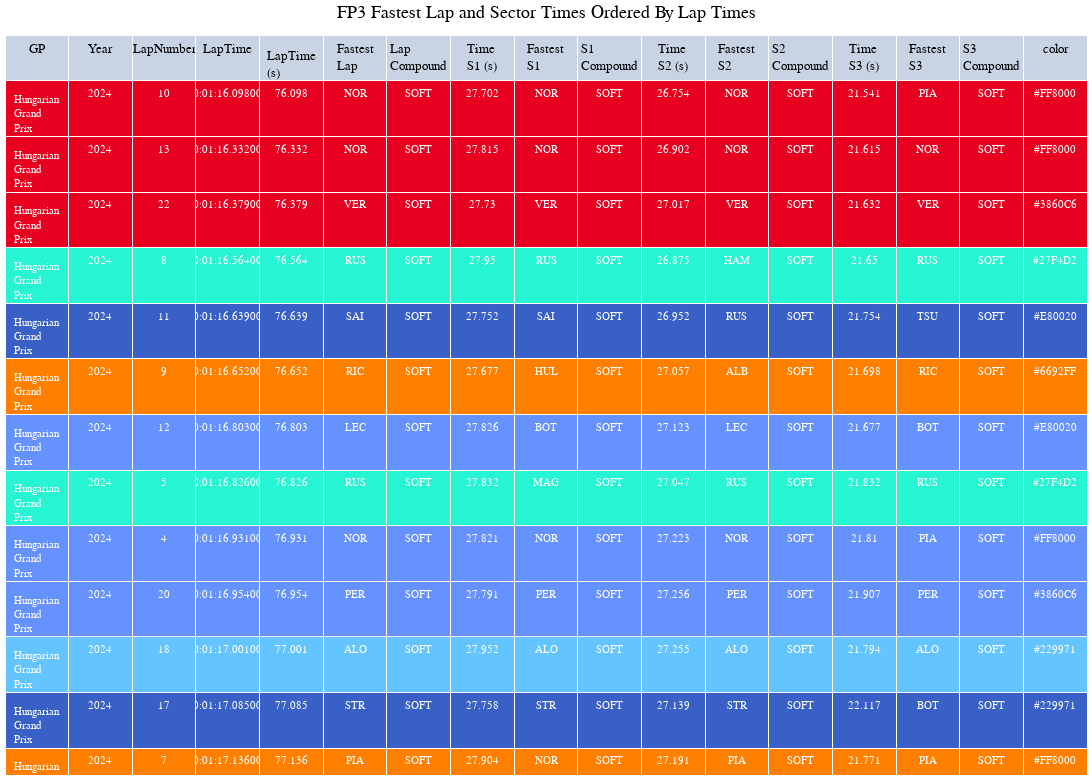

Here is the notebook cell this chart was saved with:
### Code cell
import plotly.graph_objects as go
# colors = n_colors('rgb(255, 200, 200)', 'rgb(200, 0, 0)', 9, colortype='rgb')

fig_fp3 = go.Figure(go.Table
 (header={"values": LapTime_fp3_ordered.columns},
  cells=dict(
    values=LapTime_fp3_ordered.T.values,
    fill_color=[LapTime_fp1_ordered.color],
    align='center', font=dict(color='white', size=11)
    ))
 )

# fig_fp3.update_layout(
#     updatemenus=[
#         {
#             "buttons": [
#                 {
#                     "label": c,
#                     "method": "update",
#                     "args": [
#                         {
#                             "cells": {
#                                 "values": LapTime_fp3_ordered.T.values
#                                 if c == "All"
#                                 else LapTime_fp3_ordered.loc[LapTime_fp3_ordered["LapNumber"].eq(c)].T.values
#                             }
#                         }
#                     ],
#                 }
#                 for c in ["All"] + LapTime_fp3_ordered["LapNumber"].unique().tolist()
#             ]
#         }
#     ]
# )
fig_fp3.update_layout(
    title="FP3 Fastest Lap and Sector Times Ordered By Lap Times",
        title_x=0.5,
    yaxis = dict(tickfont = dict(size=15)),
    xaxis = dict(tickfont = dict(size=15)),
    font=dict(
        family="PT Sans Narrow",
        size=13,
        color="Black"
    ),
    height=780,
    width=1200,
    title_font_family="PT Sans Narrow",
    margin=dict(l=5, r=5, t=35, b=5),
)

fig_fp3.show()

### Figure 1 — Plotly figure (JSON) as saved in the notebook; plotly's stock layout.template omitted (floating-point values rounded to 4 significant figures; data arrays with more than 128 entries replaced by an {"elided": "..."} marker saying what was removed)
{"data": [{"cells": {"align": "center", "fill": {"color": [["#E80020", "#E80020", "#E80020", "#27F4D2", "#3860C6", "#FF8000", "#6692FF", "#27F4D2", "#6692FF", "#6692FF", "#64C4FF", "#3860C6", "#FF8000", "#52e252", "#FF8000", "#0093cc", "#64C4FF", "#3860C6", "#52e252", "#64C4FF", "#0093cc", "#0093cc", "#0093cc", "#E80020", "#E80020", "#E80020", "#E80020", "#27F4D2", "#27F4D2", "#E80020"]]}, "font": {"color": "white", "size": 11}, "values": {"elided": "17x25 mixed values"}}, "header": {"values": ["GP", "Year", "LapNumber", "LapTime", "LapTime (s)", "Fastest Lap", "Lap Compound", "Time S1 (s)", "Fastest S1", "S1 Compound", "Time S2 (s)", "Fastest S2", "S2 Compound", "Time S3 (s)", "Fastest S3", "S3 Compound", "color"]}, "type": "table"}], "layout": {"font": {"color": "Black", "family": "PT Sans Narrow", "size": 13}, "height": 780, "margin": {"b": 5, "l": 5, "r": 5, "t": 35}, "title": {"font": {"family": "PT Sans Narrow"}, "text": "FP3 Fastest Lap and Sector Times Ordered By Lap Times", "x": 0.5}, "width": 1200, "xaxis": {"tickfont": {"size": 15}}, "yaxis": {"tickfont": {"size": 15}}}}
